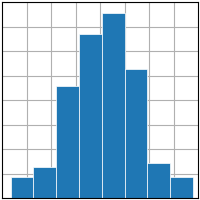

Write Python code to recreate this figure.
#!/usr/bin/env python3

import matplotlib.pyplot as plt
import numpy as np

def main():

    plt.style.use('_mpl-gallery')

    # make data
    np.random.seed(1)
    x = 4 + np.random.normal(0, 1.5, 200)

    # plot:
    fig, ax = plt.subplots()

    ax.hist(x, bins=15, linewidth=1.0, edgecolor="black")

    ax.set(xlim=(0, 8), xticks=np.arange(1, 8),
           ylim=(0, 56), yticks=np.linspace(0, 56, 9)) 

    plt.savefig("/home/student/mycode/mygraph2.png")
    plt.savefig("/home/student/static/mygraph2.png")

main()
